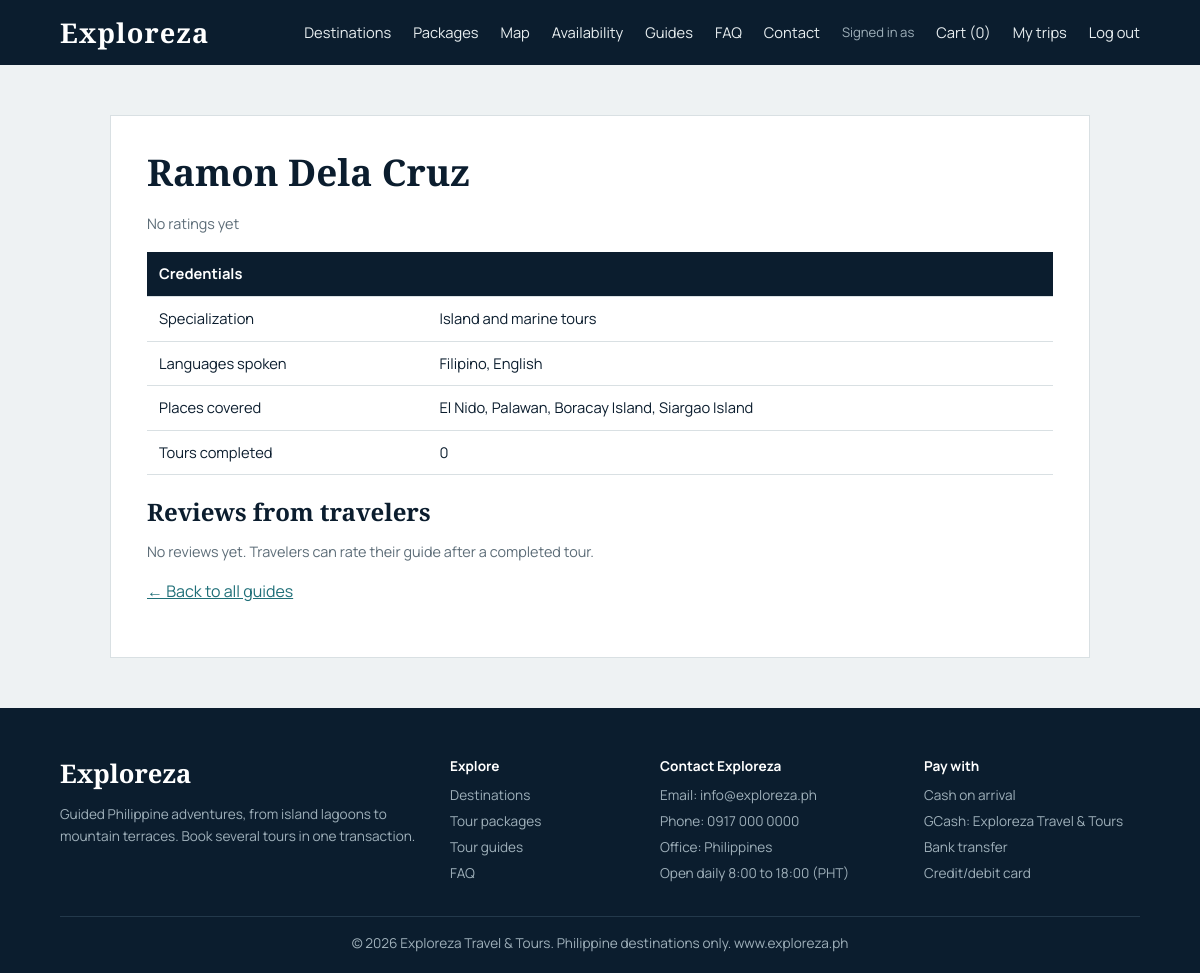
The page /customer/guide.php?id=1 (signed in) on the database its author committed.
### tables this page shows
CREATE TABLE guides(guide_id INT AUTO_INCREMENT PRIMARY KEY, full_name VARCHAR(100) NOT NULL, specialization VARCHAR(100), languages VARCHAR(100), phone VARCHAR(15));

### includes/functions.php (called while the page is built, shortened)
<?php
function q($s, $p = []) {
    global $pdo;
    $st = $pdo->prepare($s);
    $st->execute($p);
    return $st;
}
function h($s) {
    return htmlspecialchars((string) $s);
}
function guide_rating($gid) {
    try {
        $r = q('SELECT AVG(stars) a, COUNT(*) n FROM guide_ratings WHERE guide_id=?', [$gid])->fetch();
        return [$r['a'] ? round($r['a'], 1) : null, (int) $r['n']];
    } catch (Exception $e) {
        return [null, 0];
    }
}

### customer/guide.php (the view, shortened to what this page needs)
<?php
$g = q('SELECT * FROM guides WHERE guide_id=?', [(int) ($_GET['id'] ?? 0)])->fetch();
[$avg, $cnt] = guide_rating($g['guide_id']);
$places = q(
    'SELECT GROUP_CONCAT(d.name SEPARATOR ", ") FROM guide_destinations gd JOIN destinations d USING(destination_id) WHERE gd.guide_id=?',
    [$g['guide_id']]
)->fetchColumn();
$done = q(
    "SELECT COUNT(*) FROM booking_items i JOIN bookings b USING(booking_id) WHERE i.guide_id=? AND b.status='completed'",
    [$g['guide_id']]
)->fetchColumn();
?>
<div class="box wide">
<h2><?= h($g['full_name']) ?></h2>
<p><?= $avg ? stars_html($avg) . ' <b>' . $avg . ' / 5</b> <span class="muted">(' . $cnt . ' rating' . ($cnt == 1 ? '' : 's') . ')</span>' : '<span class="muted">No ratings yet</span>' ?></p>
<table>
<tr><th>Credentials</th><th></th></tr>
<tr><td>Specialization</td><td><?= h($g['specialization']) ?></td></tr>
<tr><td>Languages spoken</td><td><?= h($g['languages']) ?></td></tr>
<tr><td>Places covered</td><td><?= h($places ?: 'Not set') ?></td></tr>
<tr><td>Tours completed</td><td><?= (int) $done ?></td></tr>
</table>
<h3 style="margin-top:24px">Reviews from travelers</h3>
<?php
$rv = q('SELECT r.*,u.first_name FROM guide_ratings r JOIN users u ON u.user_id=r.user_id WHERE r.guide_id=? ORDER BY r.rating_id DESC LIMIT 20', [$g['guide_id']])->fetchAll();
if (!$rv) {
    echo '<p class="muted">No reviews yet. Travelers can rate their guide after a completed tour.</p>';
}
?>
<p><a href="<?= BASE_URL ?>index.php#guides">&larr; Back to all guides</a></p>
</div>

### assets/css/style.css (style rules this page uses)
:root { --ink: #0b1d2e; --sea: #1f6f78; --brass: #b8924a; --mist: #eef2f3; --line: #d9e0e3; --card: #fff; }
* { box-sizing: border-box; }
body { margin: 0; font: 16px/1.6 Manrope, sans-serif; color: var(--ink); background: var(--mist); }
h1, h2, h3 { font-family: "Cormorant Garamond", serif; font-weight: 600; line-height: 1.1; margin: 0 0 0.5em; }
h2 { font-size: 2.3rem; }
h3 { font-size: 1.5rem; }
a { color: var(--sea); }
.muted { color: #5d6d78; font-size: 0.9rem; }
.box { max-width: 560px; margin: 50px auto; background: #fff; padding: 36px; border: 1px solid var(--line); }
.wide { max-width: 980px; }
table { width: 100%; border-collapse: collapse; background: #fff; }
th, td { padding: 10px 12px; border-bottom: 1px solid var(--line); text-align: left; font-size: 0.92rem; vertical-align: top; }
th { background: var(--ink); color: #fff; }

### rows shown on the page
guides: full_name "Ramon Dela Cruz", specialization "Island and marine tours", languages "Filipino, English"

### other values the page prints
count($_SESSION['cart'] ?? []) "0"
$places ?: 'Not set' "El Nido, Palawan, Boracay Island, Siargao Island"
$done "0"
